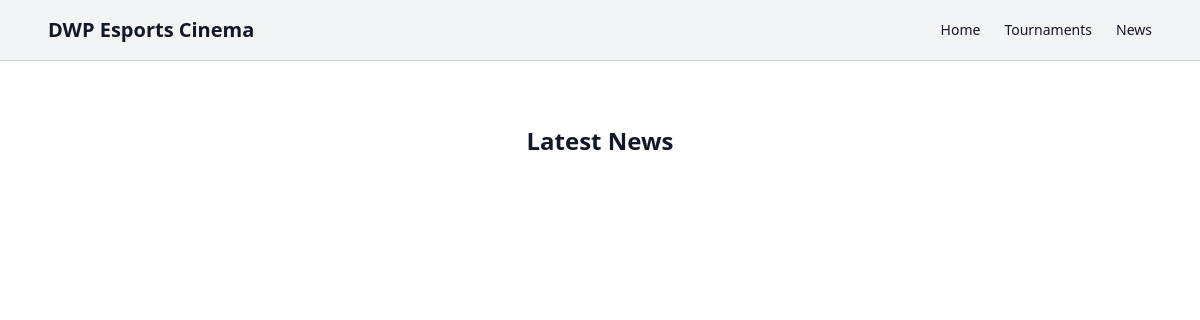
Page /public/news.php on the earlier database version.
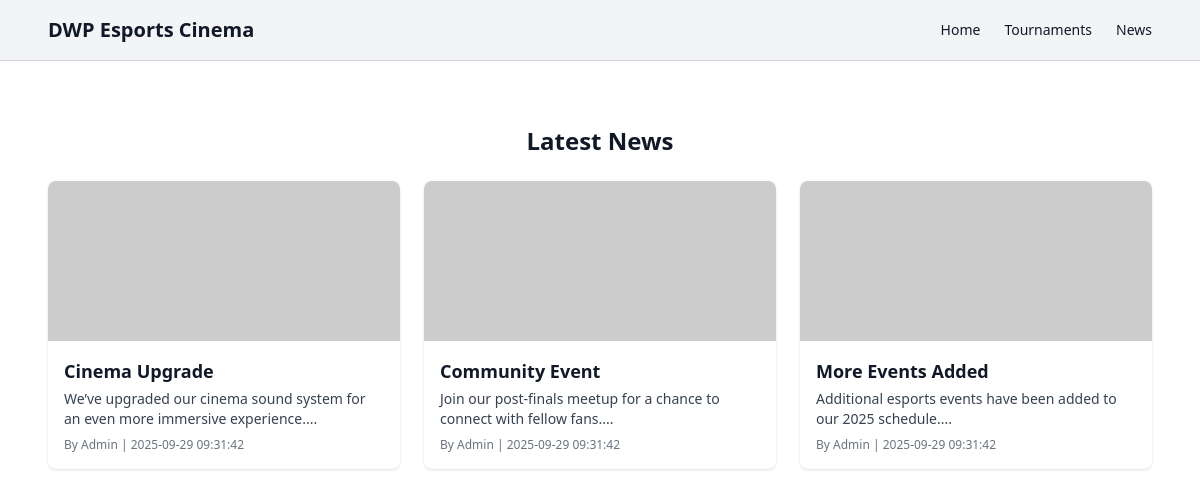
Same page on the later database version.
### tables this page shows
CREATE TABLE News (
    newsID int PRIMARY KEY AUTO_INCREMENT,
    newsTitle varchar(255) NOT NULL,
    newsContent TEXT NOT NULL,
    newsAuthor varchar(100) NOT NULL,
    newsImage varchar(255),
    newsCreatedAt DATETIME DEFAULT CURRENT_TIMESTAMP
);

### public/news.php (the view, shortened to what this page needs)
<?php
$pdo = new PDO("mysql:host=localhost;dbname=dwpcinemaDB;charset=utf8", "root", "");
$stmt = $pdo->query("
    SELECT newsID, newsTitle, newsContent, newsAuthor, newsImage, newsCreatedAt
    FROM News
    ORDER BY newsCreatedAt DESC
");
$news = $stmt->fetchAll(PDO::FETCH_ASSOC);
?>
<!DOCTYPE html>
<html lang="en">
<head>
<script src="https://cdn.tailwindcss.com"></script>
</head>
<body class="bg-white text-gray-900">
<header class="bg-gray-100 border-b border-gray-300">
    <div class="max-w-6xl mx-auto px-6 py-4 flex justify-between items-center">
        <h1 class="text-xl font-bold">DWP Esports Cinema</h1>
        <nav class="flex gap-6 text-sm items-center">
            <a href="index.php" class="hover:text-gray-800 font-medium">Home</a>
            <a href="tournaments.php" class="hover:text-gray-800 font-medium">Tournaments</a>
            <a href="news.php" class="hover:text-gray-800 font-medium">News</a>
        </nav>
    </div>
</header>
<main class="max-w-6xl mx-auto px-6 py-16">
    <h2 class="text-2xl font-semibold mb-6 text-center">Latest News</h2>
    <div class="grid md:grid-cols-3 gap-6">
        <?php foreach ($news as $n): ?>
            <div class="bg-white rounded-lg shadow hover:shadow-lg transition overflow-hidden">
                <?php if ($n['newsImage']): ?>
                    <img src="<?= htmlspecialchars($n['newsImage']) ?>" alt="<?= htmlspecialchars($n['newsTitle']) ?>" class="w-full h-40 object-cover">
                <?php endif; ?>
                <div class="p-4">
                    <h3 class="font-semibold text-lg"><?= htmlspecialchars($n['newsTitle']) ?></h3>
                    <p class="text-gray-700 text-sm mt-1"><?= htmlspecialchars(substr($n['newsContent'], 0, 120)) ?>...</p>
                    <p class="text-gray-500 text-xs mt-2">By <?= htmlspecialchars($n['newsAuthor']) ?> | <?= htmlspecialchars($n['newsCreatedAt']) ?></p>
                </div>
            </div>
        <?php endforeach; ?>
    </div>
</main>
</body>
</html>

Differences in the rows shown:
added news: newsTitle "Cinema Upgrade", newsContent "We’ve upgraded our cinema sound system for an even more immersive experience.", newsAuthor "Admin", newsCreatedAt "2025-09-29 09:31:42"
added news: newsTitle "Community Event", newsContent "Join our post-finals meetup for a chance to connect with fellow fans.", newsAuthor "Admin", newsCreatedAt "2025-09-29 09:31:42"
added news: newsTitle "More Events Added", newsContent "Additional esports events have been added to our 2025 schedule.", newsAuthor "Admin", newsCreatedAt "2025-09-29 09:31:42"
